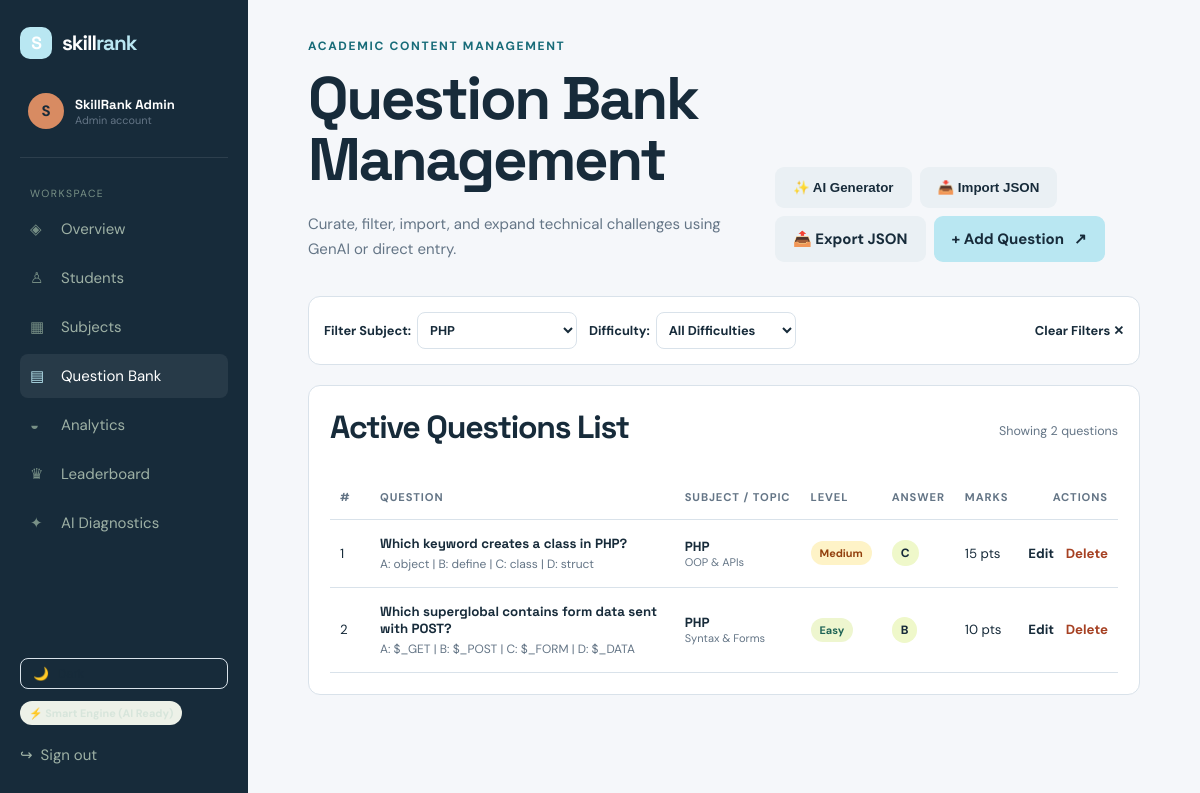
/questions.php?subject=1 (signed in), run on an earlier commit of the app's database.
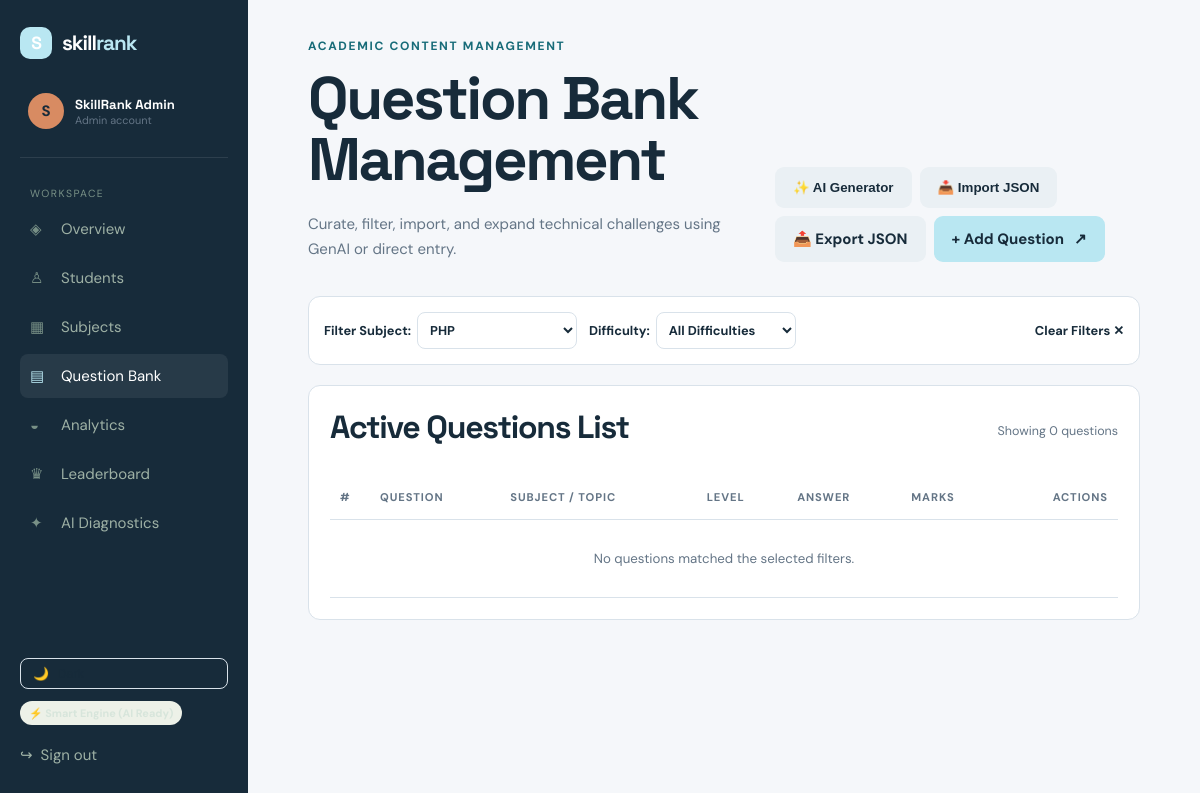
And on a later commit of the database.
### tables this page shows
CREATE TABLE IF NOT EXISTS `users` (
    `id` INT AUTO_INCREMENT PRIMARY KEY,
    `name` VARCHAR(100) NOT NULL,
    `email` VARCHAR(160) UNIQUE NOT NULL,
    `password_hash` VARCHAR(255) NOT NULL,
    `role` ENUM('student','admin') DEFAULT 'student',
    `created_at` TIMESTAMP DEFAULT CURRENT_TIMESTAMP
);

CREATE TABLE IF NOT EXISTS `questions` (
    `id` INT AUTO_INCREMENT PRIMARY KEY,
    `subject_id` INT NOT NULL,
    `topic_id` INT NOT NULL,
    `difficulty` ENUM('Easy','Medium','Hard') NOT NULL DEFAULT 'Easy',
    `question` TEXT NOT NULL,
    `option_a` VARCHAR(255) NOT NULL,
    `option_b` VARCHAR(255) NOT NULL,
    `option_c` VARCHAR(255) NOT NULL,
    `option_d` VARCHAR(255) NOT NULL,
    `correct_answer` CHAR(1) NOT NULL,
    `marks` INT DEFAULT 10,
    `explanation` TEXT,
    `created_at` TIMESTAMP DEFAULT CURRENT_TIMESTAMP,
    FOREIGN KEY (`subject_id`) REFERENCES `subjects`(`id`) ON DELETE CASCADE,
    FOREIGN KEY (`topic_id`) REFERENCES `topics`(`id`) ON DELETE CASCADE
);

CREATE TABLE IF NOT EXISTS `subjects` (
    `id` INT AUTO_INCREMENT PRIMARY KEY,
    `name` VARCHAR(80) NOT NULL,
    `code` VARCHAR(20) NOT NULL,
    `description` VARCHAR(255) DEFAULT '',
    `icon` VARCHAR(30) DEFAULT '✦'
);

CREATE TABLE IF NOT EXISTS `topics` (
    `id` INT AUTO_INCREMENT PRIMARY KEY,
    `subject_id` INT NOT NULL,
    `name` VARCHAR(100) NOT NULL,
    FOREIGN KEY (`subject_id`) REFERENCES `subjects`(`id`) ON DELETE CASCADE
);

### db.php (called while the page is built, shortened)
<?php
function db(): mysqli {
    static $connection;
    if (!$connection) {
        $connection = new mysqli(DB_HOST, DB_USER, DB_PASS, DB_NAME);
        $connection->set_charset('utf8mb4');
    }
    return $connection;
}
function query(string $sql, string $types = '', array $params = []): mysqli_result|bool {
    $statement = db()->prepare($sql);
    if ($types && $params) $statement->bind_param($types, ...$params);
    $statement->execute();
    return $statement->get_result() ?: true;
}
function one(string $sql, string $types = '', array $params = []): ?array {
    $result = query($sql, $types, $params);
    return $result instanceof mysqli_result ? ($result->fetch_assoc() ?: null) : null;
}
function many(string $sql, string $types = '', array $params = []): array {
    $result = query($sql, $types, $params);
    return $result instanceof mysqli_result ? $result->fetch_all(MYSQLI_ASSOC) : [];
}

### auth.php (called while the page is built, shortened)
<?php
require_once __DIR__ . '/db.php';
function current_user(bool $refresh = false): ?array {
    static $user;
    if (isset($user)) return $user;
    $user = !empty($_SESSION['user_id'])
        ? one('SELECT u.*, s.university, s.course, s.semester, s.phone, s.avatar, s.bio, s.career_goal FROM users u LEFT JOIN students s ON s.user_id=u.id WHERE u.id=?', 'i', [(int) $_SESSION['user_id']])
        : null;
    return $user;
}
function require_login(string $role = ''): void {
    $user = current_user();
}
function e(?string $value): string { return htmlspecialchars($value ?? '', ENT_QUOTES, 'UTF-8'); }

### questions.php (the view, shortened to what this page needs)
<?php
require_once __DIR__ . '/auth.php';
require_once __DIR__ . '/ai.php';
require_login('admin');
$subjectFilter = isset($_GET['subject']) ? (int)$_GET['subject'] : 0;
$difficultyFilter = isset($_GET['difficulty']) ? trim($_GET['difficulty']) : '';
$sql = 'SELECT q.*, s.name as subject, s.code as subject_code, t.name as topic
        FROM questions q
        JOIN subjects s ON s.id=q.subject_id
        LEFT JOIN topics t ON t.id=q.topic_id
        WHERE 1=1';
$params = [];
$types = '';
if ($subjectFilter > 0) {
    $sql .= ' AND q.subject_id=?';
    $params[] = $subjectFilter;
    $types .= 'i';
}
$sql .= ' ORDER BY q.id DESC';
$questions = many($sql, $types, $params);
$subjects = many('SELECT * FROM subjects ORDER BY name ASC');
include 'includes/header.php';
?>
<div class="page-head">
<div>
<div class="eyebrow">Academic Content Management</div>
<h1>Question Bank Management</h1>
<p>Curate, filter, import, and expand technical challenges using GenAI or direct entry.</p>
</div>
<div style="display:flex;gap:8px;flex-wrap:wrap">
<button class="button button-quiet" onclick="document.getElementById('ai-modal').style.display='block'">
✨ AI Generator
</button>
<button class="button button-quiet" onclick="document.getElementById('import-modal').style.display='block'">
📥 Import JSON
</button>
<a class="button button-quiet" href="question_export.php" title="Download all questions as backup JSON">
📤 Export JSON
</a>
<a class="button button-primary" href="question_form.php">
+ Add Question <span>↗</span>
</a>
</div>
</div>
<div class="panel" style="padding:15px;margin-bottom:20px;background:#fff">
<form method="get" style="display:flex;gap:12px;flex-wrap:wrap;align-items:center">
<label style="margin:0;font-size:0.8rem;font-weight:700;display:flex;align-items:center;gap:6px">
Filter Subject:
<select name="subject" onchange="this.form.submit()" style="margin:0;width:auto;min-width:160px;padding:8px">
<?php foreach($subjects as $s): ?>
<option value="<?= $s['id'] ?>" <?= $subjectFilter == $s['id'] ? 'selected' : '' ?>><?= e($s['name']) ?></option>
<?php endforeach; ?>
</select>
</label>
<label style="margin:0;font-size:0.8rem;font-weight:700;display:flex;align-items:center;gap:6px">
Difficulty:
<select name="difficulty" onchange="this.form.submit()" style="margin:0;width:auto;min-width:140px;padding:8px">
<option value="">All Difficulties</option>
</select>
</label>
<?php if($subjectFilter || $difficultyFilter): ?>
<a href="questions.php" class="text-link" style="margin-left:auto;font-size:0.8rem">Clear Filters ✕</a>
<?php endif; ?>
</form>
</div>
<section class="panel">
<div class="panel-head">
<h2>Active Questions List</h2>
<small>Showing <?= count($questions) ?> questions</small>
</div>
<div class="table-wrap">
<table class="data-table">
<thead>
<tr>
<th style="width:40px">#</th>
<th>Question</th>
<th>Subject / Topic</th>
<th>Level</th>
<th>Answer</th>
<th>Marks</th>
<th style="text-align:right">Actions</th>
</tr>
</thead>
<tbody>
<?php if ($questions): ?>
<?php foreach($questions as $index => $q):
    $diffColor = match($q['difficulty']) {
        'Hard' => '#ffe8e1;color:#a64123',
        'Medium' => '#fef3c7;color:#92400e',
        default => '#eef6cf;color:#1e6355'
    };
?>
<tr>
<td><?= ($index + 1) ?></td>
<td style="max-width:380px;white-space:normal">
<strong><?= e($q['question']) ?></strong>
<div style="font-size:0.75rem;color:var(--muted);margin-top:4px">
A: <?= e($q['option_a']) ?> | B: <?= e($q['option_b']) ?> | C: <?= e($q['option_c']) ?> | D: <?= e($q['option_d']) ?>
</div>
</td>
<td>
<strong><?= e($q['subject']) ?></strong>
<small style="display:block;color:var(--muted)"><?= e($q['topic'] ?: 'General') ?></small>
</td>
<td>
<span class="pill" style="background:<?= $diffColor ?>"><?= e($q['difficulty']) ?></span>
</td>
<td>
<span class="pill lime" style="font-weight:800;font-size:0.75rem"><?= e($q['correct_answer']) ?></span>
</td>
<td><?= $q['marks'] ?> pts</td>
<td style="text-align:right">
<a class="text-link" href="question_form.php?id=<?= $q['id'] ?>" style="margin-right:8px">Edit</a>
<a class="text-link" style="color:#a64123" href="questions.php?delete=<?= $q['id'] ?>" onclick="return confirm('Permanently delete this question from the bank?')">Delete</a>
</td>
</tr>
<?php endforeach; ?>
<?php else: ?>
<tr><td colspan="7" class="muted" style="text-align:center;padding:30px">No questions matched the selected filters.</td></tr>
<?php endif; ?>
</tbody>
</table>
</div>
</section>
<?php include 'includes/footer.php'; ?>

### includes/header.php (shortened to what this page needs)
<?php
require_once __DIR__ . '/../auth.php';
require_once __DIR__ . '/../ai.php';
$user = current_user();
$active = basename($_SERVER['PHP_SELF']);
?>
<!doctype html>
<html lang="en">
<head>
<link rel="stylesheet" href="assets/style.css?v=12">
</head>
<body>
<?php if ($user): ?>
<aside class="sidebar">
<a class="brand" href="<?= $user['role'] === 'admin' ? 'admin_dashboard.php' : 'dashboard.php' ?>">
<span class="brand-mark">S</span>
<span>skill<span>rank</span></span>
</a>
<div class="profile-mini">
<div class="avatar">
<?= strtoupper(substr($user['name'], 0, 1)) ?>
</div>
<div>
<strong><?= e($user['name']) ?></strong>
<small><?= ucfirst($user['role']) ?> account</small>
</div>
</div>
<nav>
<small class="nav-label">Workspace</small>
<?php
$links = $user['role'] === 'admin' ? [
    ['admin_dashboard.php', 'Overview', '◈'],
    ['students.php', 'Students', '♙'],
    ['subjects.php', 'Subjects', '▦'],
    ['questions.php', 'Question Bank', '▤'],
    ['admin_analytics.php', 'Analytics', '◒'],
    ['leaderboard.php', 'Leaderboard', '♛'],
    ['admin_ai.php', 'AI Diagnostics', '✦']
] : [
    ['dashboard.php', 'Dashboard', '⌂'],
    ['practice.php', 'Practice Tests', '✦'],
    ['flashcards.php', 'Flashcards', '🂠'],
    ['playground.php', 'Code Sandbox', '⌨'],
    ['analytics.php', 'Analytics & AI', '◒'],
    ['leaderboard.php', 'Leaderboard', '♛'],
    ['resume.php', 'Skill Resume', '▧'],
    ['profile.php', 'My Profile', '👤']
];
foreach ($links as $link):
    $isActive = ($active === $link[0]) || ($link[0] === 'questions.php' && $active === 'question_form.php');
?>
<a class="nav-link <?= $isActive ? 'active' : '' ?>" href="<?= $link[0] ?>">
<span><?= $link[2] ?></span>
<?= $link[1] ?>
</a>
<?php endforeach; ?>
</nav>
<div style="margin-top:auto;padding-top:20px;display:flex;flex-direction:column;gap:12px">
<button type="button" id="themeToggleBtn" onclick="toggleSkillRankTheme()" class="theme-toggle-btn" style="display:flex;align-items:center;gap:8px;background:none;border:1px solid var(--line);padding:7px 12px;border-radius:8px;color:var(--ink);cursor:pointer;font-size:0.8rem;transition:all 0.2s">
<span id="themeToggleIcon">🌙</span> <span id="themeToggleText">Toggle Theme</span>
</button>
<div style="font-size:0.75rem"><?= ai_badge_html() ?></div>
<a class="logout" href="logout.php" style="display:flex;align-items:center;gap:8px;text-decoration:none;padding:8px 0">
<span>↪</span> <span>Sign out</span>
</a>
</div>
</aside>
<?php endif; ?>
<main class="<?= $user ? 'app-main' : '' ?>">

### ai.php (shortened to what this page needs)
<?php
require_once __DIR__ . '/db.php';
function ai_get_api_key(): string {
    $env = getenv('GEMINI_API_KEY');
    return $env ? trim($env) : '';
}
function ai_is_available(): bool {
    $key = ai_get_api_key();
    return !empty($key) && strlen($key) >= 10;
}
function ai_badge_html(): string {
    return '<span class="pill" title="Running in fast algorithmic mode. Set GEMINI_API_KEY to activate generative features.">⚡ Smart Engine (AI Ready)</span>';
}

### includes/footer.php (shortened to what this page needs)
</main>
</body>
</html>

### assets/style.css (style rules this page uses)
:root { --ink:#172b3a;--muted:#647586;--paper:#f5f7fa;--line:#d9e2ea;--lime:#b9e7f2;--teal:#176b78;--orange:#d88b62;--white:#fff;--navy:#102d46;--success:#287a68 }
* { box-sizing:border-box }
body { margin:0;background:var(--paper);color:var(--ink);font:15px 'DM Sans',sans-serif }
h1,h2,h3,strong,.brand { font-family:'Space Grotesk',sans-serif }
h1 { font-size:clamp(2.4rem,5vw,4.7rem);line-height:1.02;letter-spacing:-.04em;margin:14px 0 22px }
h2 { font-size:2rem;letter-spacing:-.04em;margin:0 0 8px }
p { line-height:1.65;color:var(--muted) }
a { color:inherit;text-decoration:none }
.brand { display:flex;align-items:center;gap:10px;font-size:1.3rem;font-weight:700;letter-spacing:-.05em }
.brand>span:last-child>span { color:var(--teal) }
.brand-mark { display:grid;place-items:center;background:var(--lime);width:32px;height:32px;border-radius:10px;font-family:'Space Grotesk';font-size:1.1rem }
.button { display:inline-flex;gap:10px;align-items:center;justify-content:center;border:0;border-radius:9px;padding:13px 18px;font-weight:700;cursor:pointer;transition:.2s transform,.2s box-shadow }
.button-primary { background:var(--lime);color:var(--ink) }
.button-quiet { background:#eaf0f4;color:var(--ink) }
.eyebrow { font-size:.75rem;text-transform:uppercase;letter-spacing:.14em;font-weight:700;color:var(--teal) }
.text-link { font-weight:700 }
.float-card small,.profile-mini small { display:block;color:var(--muted);font-size:.68rem }
input,select,textarea { display:block;width:100%;margin-top:7px;border:1px solid var(--line);background:#fff;border-radius:8px;padding:13px;font:inherit;color:var(--ink);outline:0 }
.sidebar { position:fixed;left:0;top:0;bottom:0;width:248px;background:var(--ink);color:#d7e5db;padding:27px 20px;display:flex;flex-direction:column;z-index:2 }
.sidebar .brand { color:#fff }
.sidebar .brand>span:last-child>span { color:var(--lime) }
.profile-mini { display:flex;gap:11px;align-items:center;padding:34px 8px 28px;border-bottom:1px solid #ffffff18 }
.profile-mini strong { font-size:.82rem;display:block;color:#fff }
.avatar { width:36px;height:36px;border-radius:50%;background:var(--orange);color:var(--ink);display:grid;place-items:center;font-weight:700 }
.sidebar nav { padding-top:24px }
.nav-label { color:#789086;text-transform:uppercase;letter-spacing:.14em;font-size:.65rem;padding:0 10px }
.nav-link { display:flex;gap:13px;align-items:center;padding:12px 10px;color:#9eb1a5;border-radius:8px;margin-top:5px }
.nav-link span { width:18px;color:#789086 }
.nav-link.active,.nav-link:hover { background:#ffffff12;color:#fff }
.nav-link.active span { color:var(--lime) }
.logout { margin-top:auto;padding:10px;color:#9eb1a5 }
.app-main { margin-left:248px;min-height:100vh;padding:38px 5vw 70px }
.page-head { display:flex;justify-content:space-between;align-items:end;gap:20px;margin-bottom:34px }
.page-head p { margin:4px 0 0 }
.stat-card,.panel { background:#fff;border:1px solid var(--line);border-radius:12px;padding:21px }
.panel-head { display:flex;justify-content:space-between;align-items:center;margin-bottom:20px }
.panel-head small { color:var(--muted) }
.table-wrap { overflow:auto }
.data-table { width:100%;border-collapse:collapse }
.data-table th,.data-table td { padding:15px 10px;text-align:left;border-bottom:1px solid var(--line);font-size:.83rem;white-space:nowrap }
.data-table th { color:var(--muted);font-size:.7rem;text-transform:uppercase;letter-spacing:.08em }
.pill { display:inline-block;background:#edf1e8;border-radius:20px;padding:5px 9px;font-size:.68rem;font-weight:700 }
.muted { color:var(--muted) }
.lime { background:var(--lime) }
.pill.lime { background:#eff8ca }

What changed in the data, as far as the page shows it:
removed questions: question "Which keyword creates a class in PHP?", option_a "object", option_b "define", option_c "class", option_d "struct", subject.name "PHP", topic.name "OOP & APIs", difficulty "Medium", correct_answer "C", marks "15"
removed questions: question "Which superglobal contains form data sent with POST?", option_a "$_GET", option_b "$_POST", option_c "$_FORM", option_d "$_DATA", subject.name "PHP", topic.name "Syntax & Forms", difficulty "Easy", correct_answer "B", marks "10"
Also different on the page:
count($questions): "2" → "0"
text now shown: "No questions matched the selected filters."
